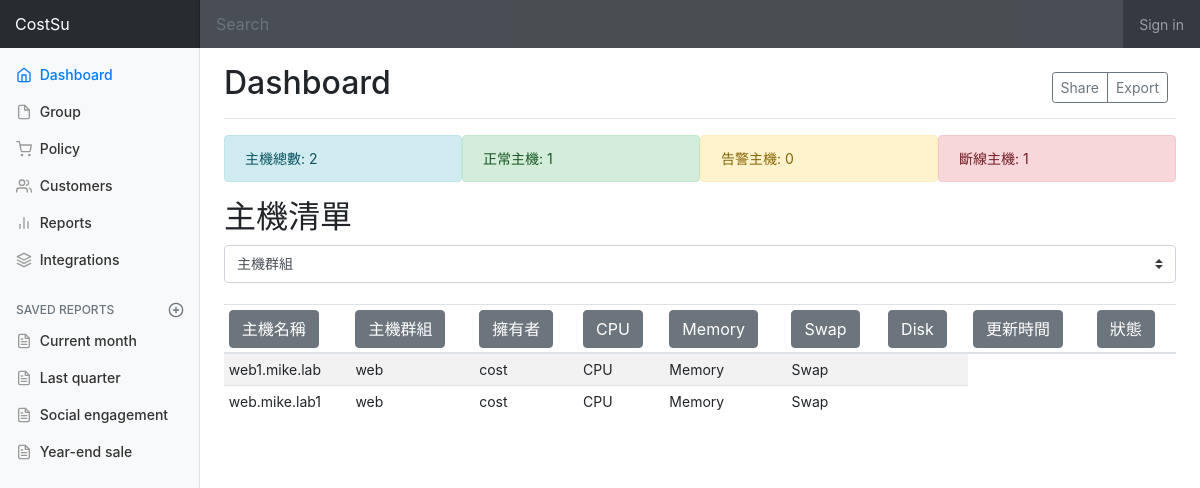
The app's page /logserver/dashboard/, older data.
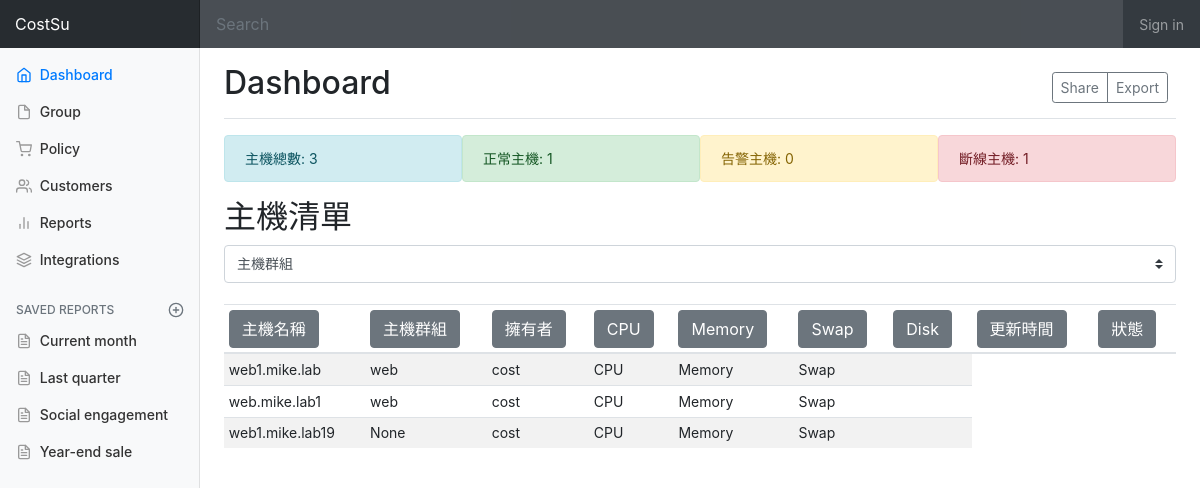
The same page, newer data.
### logserver/models.py (models this page shows, shortened)
class Machine(models.Model):
    hostname = models.CharField(max_length=40, verbose_name="主機名稱")
    description = models.TextField(blank=True, null=True, verbose_name="描述")
    uuid = models.UUIDField(primary_key=True,
                            unique=True,
                            default=uuid.uuid4,
                            editable=False,
                            verbose_name="UUID")
    ruuid = models.CharField(max_length=40, unique=True, verbose_name="RUUID")
    network_info = models.JSONField(verbose_name="網路資訊")
    disk_info = models.JSONField(verbose_name="硬碟資訊")
    cpu_info = models.JSONField(verbose_name="CPU資訊", null=True, blank=True)
    mem_info = models.JSONField(verbose_name="記憶體資訊", null=True, blank=True)
    os_info = models.JSONField(verbose_name="作業系統資訊", null=True, blank=True)
    owner = models.ForeignKey("auth.user",
                              verbose_name=("擁有者"),
                              on_delete=models.CASCADE,
                              related_name="machines")
    group = models.ForeignKey("MachineGroup",
                              blank=True,
                              null=True,
                              verbose_name=("主機群組"),
                              on_delete=models.SET_NULL,
                              related_name="machines")
    def __str__(self):  # 顯示名稱
        return self.hostname

class MachineGroup(models.Model):
    id = models.AutoField(primary_key=True)
    name = models.CharField(max_length=40, unique=True, verbose_name="群組名稱")
    policy = models.ForeignKey("Policy",
                               blank=True,
                               null=True,
                               verbose_name=("群組策略"),
                               related_name="machinegroups",
                               on_delete=models.SET_NULL)
    def __str__(self):
        return self.name

### logserver/views.py (the view)
# urls.py: path("dashboard/", views.dashboard, name='dashboard'),
def dashboard(request):
    hosts = Machine.objects.all()
    groups = MachineGroup.objects.all()
    host_count = hosts.count()
    normal_count = 1  # hosts.filter(status="normal").count()
    alert_count = 0  # hosts.filter(status="alert").count()
    offline_count = 1  # hosts.filter(status="offline").count()
    return render(
        request, "logserver/dashboard1.html", {
            'hosts': hosts,
            'host_count': host_count,
            'normal_count': normal_count,
            'alert_count': alert_count,
            'offline_count': offline_count,
            'groups': groups
        })

### logserver/templates/logserver/dashboard1.html (shortened to what this page needs)
{% extends 'base1.html' %} {% block content %}
<main role="main" class="col-md-9 ml-sm-auto col-lg-10 px-4">
  <div
    class="d-flex justify-content-between flex-wrap flex-md-nowrap align-items-center pt-3 pb-2 mb-3 border-bottom"
  >
    <h1 class="h2">Dashboard</h1>
    <div class="btn-toolbar mb-2 mb-md-0">
      <div class="btn-group mr-2">
        <button class="btn btn-sm btn-outline-secondary">Share</button>
        <button class="btn btn-sm btn-outline-secondary">Export</button>
      </div>
    </div>
  </div>
  <div class="container">
    <div class="row">
      <div class="col-sm alert alert-info">主機總數: {{ host_count }}</div>
      <div class="col-sm alert alert-success">正常主機: {{ normal_count }}</div>
      <div class="col-sm alert alert-warning">告警主機: {{ alert_count }}</div>
      <div class="col-sm alert alert-danger">斷線主機: {{ offline_count }}</div>
    </div>
  </div>
  <h2>主機清單</h2>
  <select class="custom-select">
    <option selected>主機群組</option>
  </select>
  <div class="table-responsive">
    <table class="table table-striped table-sm">
      <thead>
        <tr>
          <div class="btn-group" role="group" aria-label="Basic example">
            <th>
              <button type="button" class="btn btn-secondary">主機名稱</button>
            </th>
            <th>
              <button type="button" class="btn btn-secondary">主機群組</button>
            </th>
            <th>
              <button type="button" class="btn btn-secondary">擁有者</button>
            </th>
            <th>
              <button type="button" class="btn btn-secondary">CPU</button>
            </th>
            <th>
              <button type="button" class="btn btn-secondary">Memory</button>
            </th>
            <th>
              <button type="button" class="btn btn-secondary">Swap</button>
            </th>
            <th>
              <button type="button" class="btn btn-secondary">Disk</button>
            </th>
            <th>
              <button type="button" class="btn btn-secondary">更新時間</button>
            </th>
            <th>
              <button type="button" class="btn btn-secondary">狀態</button>
            </th>
          </div>
        </tr>
      </thead>
      <tbody>
        {% for host in hosts %}
        <tr>
          <td>{{ host }}</td>
          <td>{{ host.group }}</td>
          <td>{{ host.owner }}</td>
          <td>CPU</td>
          <td>Memory</td>
          <td>Swap</td>
          <td>{{ host.disktable }}</td>
        </tr>
        {% endfor %}
      </tbody>
    </table>
  </div>
</main>
{% endblock %}

Row changes from the older to the newer data that the page shows:
added Machine: hostname "web1.mike.lab19", group "None", owner "cost"
Text that changed along with them:
{{ host_count }}: "2" → "3"
